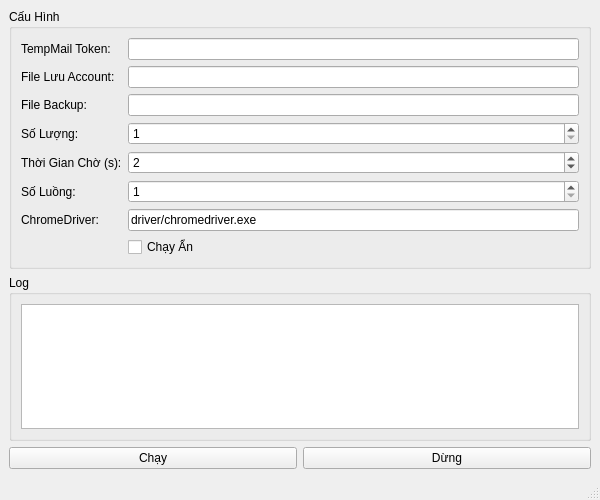
<?xml version="1.0" encoding="UTF-8"?>
<ui version="4.0">
 <class>MainWindow</class>
 <widget class="QMainWindow" name="MainWindow">
  <property name="geometry">
   <rect>
    <x>0</x>
    <y>0</y>
    <width>600</width>
    <height>500</height>
   </rect>
  </property>
  <property name="windowTitle">
   <string>Bot Tạo Tài Khoản</string>
  </property>
  <widget class="QWidget" name="centralwidget">
   <layout class="QVBoxLayout" name="verticalLayout">
    <item>
     <widget class="QGroupBox" name="groupBox">
      <property name="title">
       <string>Cấu Hình</string>
      </property>
      <layout class="QFormLayout" name="formLayout">
       <item row="0" column="0">
        <widget class="QLabel" name="label">
         <property name="text">
          <string>TempMail Token:</string>
         </property>
        </widget>
       </item>
       <item row="0" column="1">
        <widget class="QLineEdit" name="tempMailToken"/>
       </item>
       <item row="1" column="0">
        <widget class="QLabel" name="label_2">
         <property name="text">
          <string>File Lưu Account:</string>
         </property>
        </widget>
       </item>
       <item row="1" column="1">
        <widget class="QLineEdit" name="dataFile"/>
       </item>
       <item row="2" column="0">
        <widget class="QLabel" name="label_3">
         <property name="text">
          <string>File Backup:</string>
         </property>
        </widget>
       </item>
       <item row="2" column="1">
        <widget class="QLineEdit" name="backupFile"/>
       </item>
       <item row="3" column="0">
        <widget class="QLabel" name="label_4">
         <property name="text">
          <string>Số Lượng:</string>
         </property>
        </widget>
       </item>
       <item row="3" column="1">
        <widget class="QSpinBox" name="quantity">
         <property name="minimum">
          <number>1</number>
         </property>
         <property name="maximum">
          <number>1000</number>
         </property>
         <property name="value">
          <number>1</number>
         </property>
        </widget>
       </item>
       <item row="4" column="0">
        <widget class="QLabel" name="label_5">
         <property name="text">
          <string>Thời Gian Chờ (s):</string>
         </property>
        </widget>
       </item>
       <item row="4" column="1">
        <widget class="QSpinBox" name="waitTime">
         <property name="minimum">
          <number>1</number>
         </property>
         <property name="maximum">
          <number>10</number>
         </property>
         <property name="value">
          <number>2</number>
         </property>
        </widget>
       </item>
       <item row="5" column="0">
        <widget class="QLabel" name="label_6">
         <property name="text">
          <string>Số Luồng:</string>
         </property>
        </widget>
       </item>
       <item row="5" column="1">
        <widget class="QSpinBox" name="threads">
         <property name="minimum">
          <number>1</number>
         </property>
         <property name="maximum">
          <number>10</number>
         </property>
         <property name="value">
          <number>1</number>
         </property>
        </widget>
       </item>
       <item row="6" column="0">
        <widget class="QLabel" name="label_7">
         <property name="text">
          <string>ChromeDriver:</string>
         </property>
        </widget>
       </item>
       <item row="6" column="1">
        <widget class="QLineEdit" name="driver">
         <property name="text">
          <string>driver/chromedriver.exe</string>
         </property>
        </widget>
       </item>
       <item row="7" column="1">
        <widget class="QCheckBox" name="headlessMode">
         <property name="text">
          <string>Chạy Ẩn</string>
         </property>
        </widget>
       </item>
      </layout>
     </widget>
    </item>
    <item>
     <widget class="QGroupBox" name="groupBox_2">
      <property name="title">
       <string>Log</string>
      </property>
      <layout class="QVBoxLayout" name="verticalLayout_2">
       <item>
        <widget class="QListWidget" name="log"/>
       </item>
      </layout>
     </widget>
    </item>
    <item>
     <layout class="QHBoxLayout" name="horizontalLayout">
      <item>
       <widget class="QPushButton" name="run">
        <property name="text">
         <string>Chạy</string>
        </property>
       </widget>
      </item>
      <item>
       <widget class="QPushButton" name="stop">
        <property name="text">
         <string>Dừng</string>
        </property>
       </widget>
      </item>
     </layout>
    </item>
   </layout>
  </widget>
  <widget class="QMenuBar" name="menubar">
   <property name="geometry">
    <rect>
     <x>0</x>
     <y>0</y>
     <width>600</width>
     <height>22</height>
    </rect>
   </property>
  </widget>
  <widget class="QStatusBar" name="statusbar"/>
 </widget>
 <resources/>
 <connections/>
</ui>
